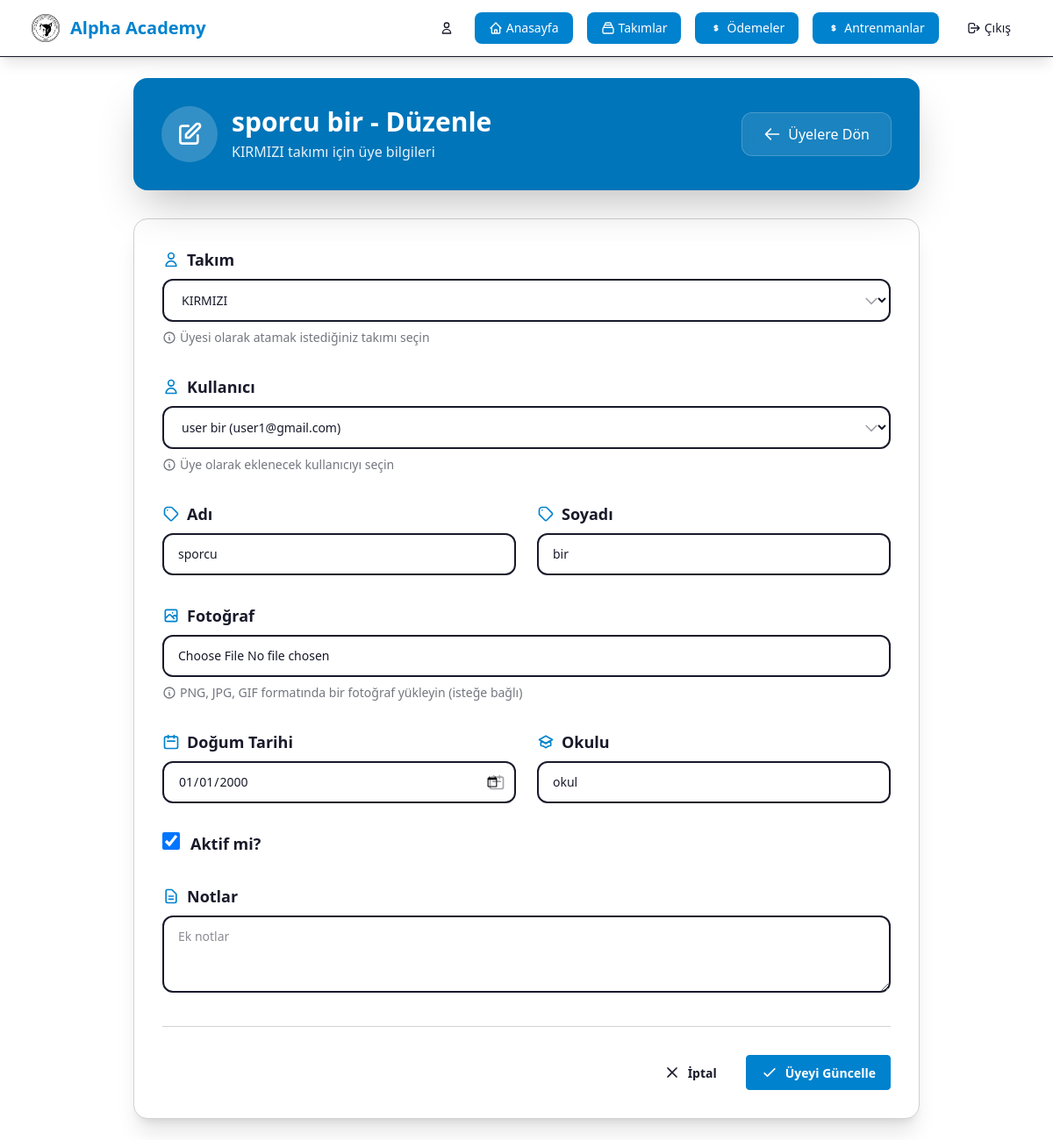
/teams/members/2/update/ (signed in), run on the app's committed database.
### team/models.py (models this page shows, shortened)
class Team(models.Model):
    name = models.CharField(max_length=100, verbose_name='Takım Adı')
    description = models.TextField(blank=True, null=True, verbose_name='Açıklama')
    logo = models.ImageField(upload_to='team_logos/', blank=True, null=True, verbose_name='Logo')
    founded_date = models.DateField(blank=True, null=True, verbose_name='Kuruluş Tarihi')
    created_at = models.DateTimeField(auto_now_add=True)
    updated_at = models.DateTimeField(auto_now=True)
    class Meta:
        verbose_name = 'Takım'
        verbose_name_plural = 'Takımlar'
        ordering = ['name']
    def __str__(self):
        return self.name

class TeamMember(models.Model):
    team = models.ForeignKey(Team, on_delete=models.CASCADE, related_name='members', verbose_name='Takım')
    user = models.ForeignKey(settings.AUTH_USER_MODEL, on_delete=models.CASCADE, related_name='members', verbose_name='Kullanıcı')
    name=models.CharField(max_length=30, blank=True, verbose_name='Adı')
    surname=models.CharField(max_length=30, blank=True, verbose_name='Soyadı')
    photo=models.ImageField(upload_to='team_members/', blank=True, null=True, verbose_name='Fotoğraf')
    birthdate=models.DateField(blank=True, null=True, verbose_name='Doğum Tarihi')
    school=models.CharField(max_length=100, blank=True, verbose_name='Okulu')
    joined_date = models.DateField(auto_now_add=True, verbose_name='Katılma Tarihi')
    is_active = models.BooleanField(default=True, verbose_name='Aktif mi?')
    notes = models.TextField(blank=True, null=True, verbose_name='Notlar')
    class Meta:
        verbose_name = 'Takım Üyesi'
        verbose_name_plural = 'Takım Üyeleri'
        ordering = ['team', 'user__adi', 'user__soyadi']

### team/views.py (the view)
# urls.py: path('members/<int:pk>/update/', views.team_member_update, name='member_update'),
@login_required
@staff_member_required
def team_member_update(request, pk):
    member = get_object_or_404(TeamMember, pk=pk)
    if request.method == 'POST':
        form = TeamMemberForm(request.POST, request.FILES, instance=member)
        if form.is_valid():
            member = form.save()
            messages.success(request, f'{member.name} {member.surname} bilgileri güncellendi!')
            return redirect('team:members', pk=member.team.pk)
    else:
        form = TeamMemberForm(instance=member)
    context = {
        'form': form,
        'member': member,
        'team': member.team,
        'title': f'{member.name} {member.surname} - Düzenle'
    }
    return render(request, 'team/team_member_form.html', context)

### user/models.py (called while the page is built)
    def __str__(self):
        return self.adi + ' ' + self.soyadi + ' (' + self.email + ')'

### team/templates/team/team_member_form.html (shortened to what this page needs)
{% extends 'user/base.html' %}
{% block content %}
<div class="max-w-4xl mx-auto animate-fade-in">
    <div class="bg-primary text-primary-content rounded-2xl shadow-2xl p-8 mb-8 relative overflow-hidden">
        <div class="absolute inset-0 bg-black/10"></div>
        <div class="relative z-10">
            <div class="flex items-center justify-between">
                <div class="flex items-center space-x-4">
                    <div class="w-16 h-16 bg-white/20 rounded-full flex items-center justify-center backdrop-blur-sm">
                        {% if member %}
                            <svg class="w-8 h-8 text-white" fill="none" stroke="currentColor" viewBox="0 0 24 24">
                                <path stroke-linecap="round" stroke-linejoin="round" stroke-width="2" d="M11 5H6a2 2 0 00-2 2v11a2 2 0 002 2h11a2 2 0 002-2v-5m-1.414-9.414a2 2 0 112.828 2.828L11.828 15H9v-2.828l8.586-8.586z"></path>
                            </svg>
                        {% else %}
                            <svg class="w-8 h-8 text-white" fill="none" stroke="currentColor" viewBox="0 0 24 24">
                                <path stroke-linecap="round" stroke-linejoin="round" stroke-width="2" d="M12 6v6m0 0v6m0-6h6m-6 0H6"></path>
                            </svg>
                        {% endif %}
                    </div>
                    <div>
                        <h1 class="text-2xl md:text-3xl font-bold">{{ title }}</h1>
                        <p class="opacity-90 mt-1">{{ team.name }} takımı için üye bilgileri</p>
                    </div>
                </div>
                <a href="{% url 'team:members' team.pk %}" class="group bg-white/10 backdrop-blur-sm hover:bg-white/20 text-white px-6 py-3 rounded-xl font-medium transition-all duration-300 border border-white/20 hover:border-white/40">
                    <div class="flex items-center space-x-2">
                        <svg class="w-5 h-5" fill="none" stroke="currentColor" viewBox="0 0 24 24">
                            <path stroke-linecap="round" stroke-linejoin="round" stroke-width="2" d="M10 19l-7-7m0 0l7-7m-7 7h18"></path>
                        </svg>
                        <span>Üyelere Dön</span>
                    </div>
                </a>
            </div>
        </div>
    </div>
    <div class="bg-base-100 rounded-2xl shadow-xl overflow-hidden border border-base-300">
        <form method="post" enctype="multipart/form-data" class="p-8 space-y-8">
            <div class="space-y-2">
                <label for="{{ form.team.id_for_label }}" class="block text-base md:text-lg font-semibold text-base-content flex items-center">
                    <svg class="w-5 h-5 mr-2 text-primary" fill="none" stroke="currentColor" viewBox="0 0 24 24">
                        <path stroke-linecap="round" stroke-linejoin="round" stroke-width="2" d="M16 7a4 4 0 11-8 0 4 4 0 018 0zM12 14a7 7 0 00-7 7h14a7 7 0 00-7-7z"></path>
                    </svg>
                    {{ form.team.label }}
                </label>
                <div class="relative">
                    {{ form.team }}
                    <div class="absolute inset-y-0 right-0 pr-3 flex items-center">
                        <svg class="w-5 h-5 text-base-content/40" fill="none" stroke="currentColor" viewBox="0 0 24 24">
                            <path stroke-linecap="round" stroke-linejoin="round" stroke-width="2" d="M19 9l-7 7-7-7"></path>
                        </svg>
                    </div>
                </div>
                <p class="text-sm text-base-content/60 flex items-center">
                    <svg class="w-4 h-4 mr-1" fill="none" stroke="currentColor" viewBox="0 0 24 24">
                        <path stroke-linecap="round" stroke-linejoin="round" stroke-width="2" d="M13 16h-1v-4h-1m1-4h.01M21 12a9 9 0 11-18 0 9 9 0 0118 0z"></path>
                    </svg>
                    Üyesi olarak atamak istediğiniz takımı seçin
                </p>
            </div>
            <div class="space-y-2">
                <label for="{{ form.user.id_for_label }}" class="block text-base md:text-lg font-semibold text-base-content flex items-center">
                    <svg class="w-5 h-5 mr-2 text-primary" fill="none" stroke="currentColor" viewBox="0 0 24 24">
                        <path stroke-linecap="round" stroke-linejoin="round" stroke-width="2" d="M16 7a4 4 0 11-8 0 4 4 0 018 0zM12 14a7 7 0 00-7 7h14a7 7 0 00-7-7z"></path>
                    </svg>
                    {{ form.user.label }}
                </label>
                <div class="relative">
                    {{ form.user }}
                    <div class="absolute inset-y-0 right-0 pr-3 flex items-center">
                        <svg class="w-5 h-5 text-base-content/40" fill="none" stroke="currentColor" viewBox="0 0 24 24">
                            <path stroke-linecap="round" stroke-linejoin="round" stroke-width="2" d="M19 9l-7 7-7-7"></path>
                        </svg>
                    </div>
                </div>
                <p class="text-sm text-base-content/60 flex items-center">
                    <svg class="w-4 h-4 mr-1" fill="none" stroke="currentColor" viewBox="0 0 24 24">
                        <path stroke-linecap="round" stroke-linejoin="round" stroke-width="2" d="M13 16h-1v-4h-1m1-4h.01M21 12a9 9 0 11-18 0 9 9 0 0118 0z"></path>
                    </svg>
                    Üye olarak eklenecek kullanıcıyı seçin
                </p>
            </div>
            <div class="grid grid-cols-1 md:grid-cols-2 gap-6">
                <div class="space-y-2">
                    <label for="{{ form.name.id_for_label }}" class="block text-base md:text-lg font-semibold text-base-content flex items-center">
                        <svg class="w-5 h-5 mr-2 text-primary" fill="none" stroke="currentColor" viewBox="0 0 24 24">
                            <path stroke-linecap="round" stroke-linejoin="round" stroke-width="2" d="M7 7h.01M7 3h5c.512 0 1.024.195 1.414.586l7 7a2 2 0 010 2.828l-7 7a2 2 0 01-2.828 0l-7-7A1.994 1.994 0 013 12V7a4 4 0 014-4z"></path>
                        </svg>
                        {{ form.name.label }}
                    </label>
                    <div class="relative">
                        {{ form.name }}
                    </div>
                </div>
                <div class="space-y-2">
                    <label for="{{ form.surname.id_for_label }}" class="block text-base md:text-lg font-semibold text-base-content flex items-center">
                        <svg class="w-5 h-5 mr-2 text-primary" fill="none" stroke="currentColor" viewBox="0 0 24 24">
                            <path stroke-linecap="round" stroke-linejoin="round" stroke-width="2" d="M7 7h.01M7 3h5c.512 0 1.024.195 1.414.586l7 7a2 2 0 010 2.828l-7 7a2 2 0 01-2.828 0l-7-7A1.994 1.994 0 013 12V7a4 4 0 014-4z"></path>
                        </svg>
                        {{ form.surname.label }}
                    </label>
                    <div class="relative">
                        {{ form.surname }}
                    </div>
                </div>
            </div>
            <div class="space-y-2">
                <label for="{{ form.photo.id_for_label }}" class="block text-base md:text-lg font-semibold text-base-content flex items-center">
                    {{ form.photo.label }}
                </label>
                <div class="relative">
                    {{ form.photo }}
                </div>
                <p class="text-sm text-base-content/60 flex items-center">
                    <svg class="w-4 h-4 mr-1" fill="none" stroke="currentColor" viewBox="0 0 24 24">
                        <path stroke-linecap="round" stroke-linejoin="round" stroke-width="2" d="M13 16h-1v-4h-1m1-4h.01M21 12a9 9 0 11-18 0 9 9 0 0118 0z"></path>
                    </svg>
                    PNG, JPG, GIF formatında bir fotoğraf yükleyin (isteğe bağlı)
                </p>
            </div>
            <div class="grid grid-cols-1 md:grid-cols-2 gap-6">
                <div class="space-y-2">
                    <label for="{{ form.birthdate.id_for_label }}" class="block text-base md:text-lg font-semibold text-base-content flex items-center">
                        <svg class="w-5 h-5 mr-2 text-primary" fill="none" stroke="currentColor" viewBox="0 0 24 24">
                            <path stroke-linecap="round" stroke-linejoin="round" stroke-width="2" d="M8 7V3m8 4V3m-9 8h10M5 21h14a2 2 0 002-2V7a2 2 0 00-2-2H5a2 2 0 00-2 2v12a2 2 0 002 2z"></path>
                        </svg>
                        {{ form.birthdate.label }}
                    </label>
                    <div class="relative">
                        {{ form.birthdate }}
                        <div class="absolute inset-y-0 right-0 pr-3 flex items-center">
                            <svg class="w-5 h-5 text-base-content/40" fill="none" stroke="currentColor" viewBox="0 0 24 24">
                                <path stroke-linecap="round" stroke-linejoin="round" stroke-width="2" d="M8 7V3m8 4V3m-9 8h10M5 21h14a2 2 0 002-2V7a2 2 0 00-2-2H5a2 2 0 00-2 2v12a2 2 0 002 2z"></path>
                            </svg>
                        </div>
                    </div>
                </div>
                <div class="space-y-2">
                    <label for="{{ form.school.id_for_label }}" class="block text-base md:text-lg font-semibold text-base-content flex items-center">
                        {{ form.school.label }}
                    </label>
                    <div class="relative">
                        {{ form.school }}
                    </div>
                </div>
            </div>
            <div class="space-y-2">
                <div class="flex items-center space-x-3">
                    <div class="relative">
                        {{ form.is_active }}
                    </div>
                    <label for="{{ form.is_active.id_for_label }}" class="text-base md:text-lg font-semibold text-base-content cursor-pointer">
                        {{ form.is_active.label }}
                    </label>
                </div>
            </div>
            <div class="space-y-2">
                <label for="{{ form.notes.id_for_label }}" class="block text-base md:text-lg font-semibold text-base-content flex items-center">
                    <svg class="w-5 h-5 mr-2 text-primary" fill="none" stroke="currentColor" viewBox="0 0 24 24">
                        <path stroke-linecap="round" stroke-linejoin="round" stroke-width="2" d="M9 12h6m-6 4h6m2 5H7a2 2 0 01-2-2V5a2 2 0 012-2h5.586a1 1 0 01.707.293l5.414 5.414a1 1 0 01.293.707V19a2 2 0 01-2 2z"></path>
                    </svg>
                    {{ form.notes.label }}
                </label>
                <div class="relative">
                    {{ form.notes }}
                </div>
            </div>
            <div class="flex justify-end space-x-4 pt-8 border-t border-base-300">
                <a href="{% url 'team:members' team.pk %}" class="btn btn-ghost">
                    <div class="flex items-center space-x-2">
                        <svg class="w-5 h-5" fill="none" stroke="currentColor" viewBox="0 0 24 24">
                            <path stroke-linecap="round" stroke-linejoin="round" stroke-width="2" d="M6 18L18 6M6 6l12 12"></path>
                        </svg>
                        <span>İptal</span>
                    </div>
                </a>
                <button type="submit" class="btn btn-primary">
                    <div class="flex items-center space-x-2">
                        {% if member %}
                            <svg class="w-5 h-5" fill="none" stroke="currentColor" viewBox="0 0 24 24">
                                <path stroke-linecap="round" stroke-linejoin="round" stroke-width="2" d="M5 13l4 4L19 7"></path>
                            </svg>
                            <span>Üyeyi Güncelle</span>
                        {% else %}
                            <svg class="w-5 h-5" fill="none" stroke="currentColor" viewBox="0 0 24 24">
                                <path stroke-linecap="round" stroke-linejoin="round" stroke-width="2" d="M12 6v6m0 0v6m0-6h6m-6 0H6"></path>
                            </svg>
                            <span>Üye Ekle</span>
                        {% endif %}
                    </div>
                </button>
            </div>
        </form>
    </div>
</div>
{% endblock %}

### data on the page
Team: name "KIRMIZI"
TeamMember: team "KIRMIZI", user "user bir (user1@gmail.com)", name "sporcu", surname "bir", birthdate "01/01/2000", school "okul", is_active "☑"

### other printed values
{{ title }} "sporcu bir - Düzenle"
